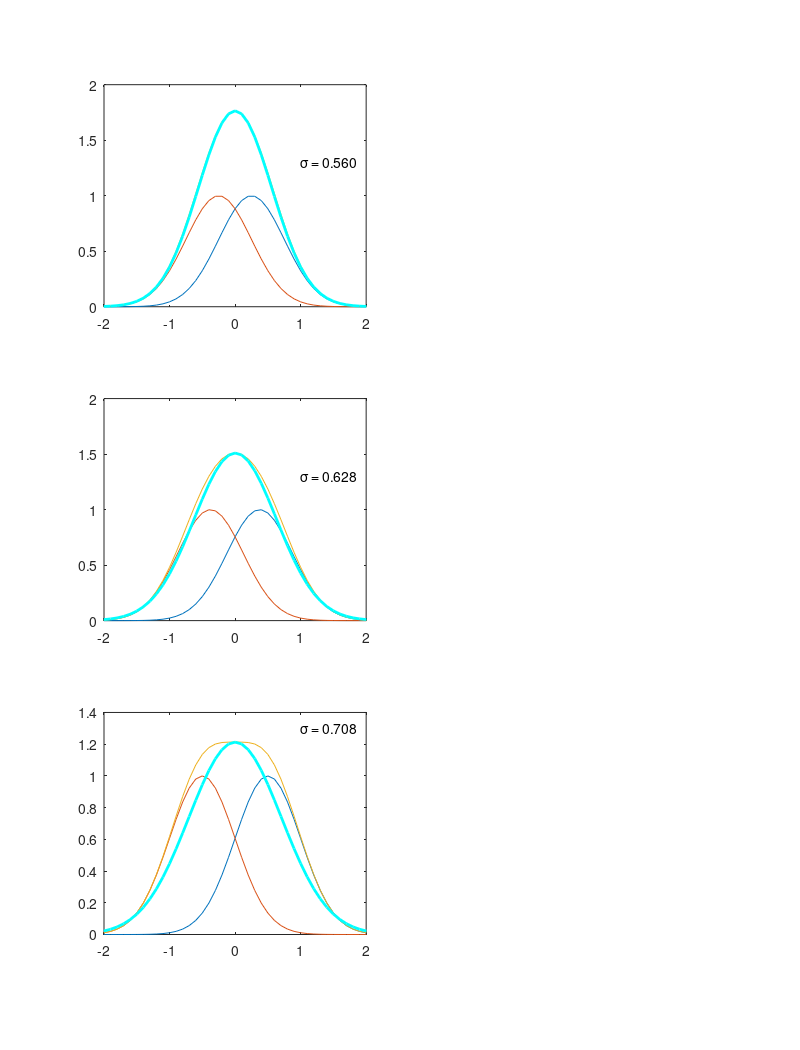

Here is the MATLAB script that generated this plot:
close all
clear all
scrsz=get(0,'ScreenSize');
wid=scrsz(3)/3.1;
hite=scrsz(4);

x = (-4:0.1:4);
lenx=length(x);

h=figure('Units','inches','Position',[1 1 8.5 11]);
subplot(3,2,1)
sigma=0.5;
off=0.5*sigma; 
distr1=gaussmf(x, [sigma,off]);
distr2=gaussmf(x, [sigma,-off]);
plot(x,distr1)
hold on
plot(x,distr2)
distrsum=distr1+distr2;
plot(x,distrsum)
ilast=0;
for i=1:lenx
    num=round(100*distrsum(i));
    if num > 0
        weights(ilast+1:ilast+num)=x(i);
        ilast=ilast+num;
    end
end
pd=fitdist(weights','Normal')
y=pdf(pd,x);
yscale=distrsum(ceil(lenx/2))/y(ceil(lenx/2));
plot(x,yscale*y,'c','linewidth',2)
text(1.,1.3,['\sigma = ','0.560'])
xlim([-2 2])

subplot(3,2,3)
sigma=0.5;
off=0.75*sigma; 
distr1=gaussmf(x, [sigma,off]);
distr2=gaussmf(x, [sigma,-off]);
plot(x,distr1)
hold on
plot(x,distr2)
distrsum=distr1+distr2;
plot(x,distrsum)
ilast=0;
for i=1:lenx
    num=round(100*distrsum(i));
    if num > 0
        weights(ilast+1:ilast+num)=x(i);
        ilast=ilast+num;
    end
end
pd=fitdist(weights','Normal')
y=pdf(pd,x);
yscale=distrsum(ceil(lenx/2))/y(ceil(lenx/2));
plot(x,yscale*y,'c','linewidth',2)
text(1.,1.3,['\sigma = ','0.628'])
xlim([-2 2])

subplot(3,2,5)
sigma=0.5;
off=1.*sigma; 
distr1=gaussmf(x, [sigma,off]);
distr2=gaussmf(x, [sigma,-off]);
plot(x,distr1)
hold on
plot(x,distr2)
distrsum=distr1+distr2;
plot(x,distrsum)
ilast=0;
for i=1:lenx
    num=round(100*distrsum(i));
    if num > 0
        weights(ilast+1:ilast+num)=x(i);
        ilast=ilast+num;
    end
end
pd=fitdist(weights','Normal')
y=pdf(pd,x);
yscale=distrsum(ceil(lenx/2))/y(ceil(lenx/2));
plot(x,yscale*y,'c','linewidth',2)
text(1.,1.3,['\sigma = ','0.708'])
xlim([-2 2])
set(h,'PaperPosition',[0.25 0.25 8 10.5])
print('-depsc','outGauss.eps')

off=1; 
subplot(3,2,2)
sigma=0.94/0.675;
distr1=gaussmf(x, [sigma,off]);
distr2=gaussmf(x, [sigma,-off]);
plot(x,distr1)
hold on
plot(x,distr2)
distrsum=distr1+distr2;
plot(x,distrsum)
ilast=0;
for i=1:lenx
    num=round(100*distrsum(i));
    if num > 0
        weights(ilast+1:ilast+num)=x(i);
        ilast=ilast+num;
    end
end
pd=fitdist(weights','Normal')
y=pdf(pd,x);
yscale=distrsum(ceil(lenx/2))/y(ceil(lenx/2));
plot(x,yscale*y,'c','linewidth',2)
text(1.,1.3,['\sigma = ','1.45'])
xlim([-4 4])

subplot(3,2,4)
sigma=0.94;
distr1=gaussmf(x, [sigma,off]);
distr2=gaussmf(x, [sigma,-off]);
plot(x,distr1)
hold on
plot(x,distr2)
distrsum=distr1+distr2;
plot(x,distrsum)
ilast=0;
for i=1:lenx
    num=round(100*distrsum(i));
    if num > 0
        weights(ilast+1:ilast+num)=x(i);
        ilast=ilast+num;
    end
end
pd=fitdist(weights','Normal')
y=pdf(pd,x);
yscale=distrsum(ceil(lenx/2))/y(ceil(lenx/2));
plot(x,yscale*y,'c','linewidth',2)
text(1.,1.3,['\sigma = ','1.41'])
xlim([-4 4])

% subplot(3,2,5)
% sigma=0.5;
% off=1.*sigma; 
% distr1=gaussmf(x, [sigma,off]);
% distr2=gaussmf(x, [sigma,-off]);
% plot(x,distr1)
% hold on
% plot(x,distr2)
% distrsum=distr1+distr2;
% plot(x,distrsum)
% ilast=0;
% for i=1:lenx
%     num=round(100*distrsum(i));
%     if num > 0
%         weights(ilast+1:ilast+num)=x(i);
%         ilast=ilast+num;
%     end
% end
% pd=fitdist(weights','Normal')
% y=pdf(pd,x);
% yscale=distrsum(ceil(lenx/2))/y(ceil(lenx/2));
% plot(x,yscale*y,'c','linewidth',2)
% text(1.,1.3,['\sigma = ','0.708'])
% xlim([-2 2])
% set(h,'PaperPosition',[0.25 0.25 8 10.5])
% print('-depsc','outGauss.eps')
% 
